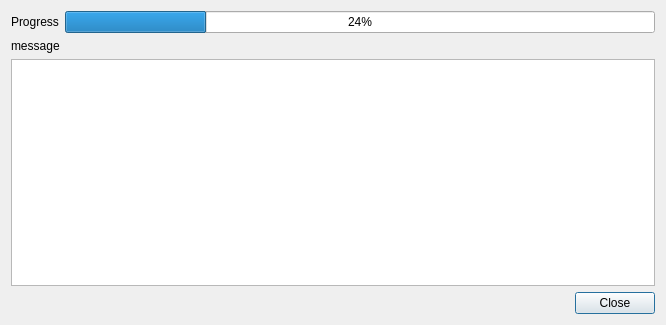
<?xml version="1.0" encoding="UTF-8"?>
<ui version="4.0">
 <class>CalibrationDialog</class>
 <widget class="QDialog" name="CalibrationDialog">
  <property name="windowModality">
   <enum>Qt::WindowModal</enum>
  </property>
  <property name="geometry">
   <rect>
    <x>0</x>
    <y>0</y>
    <width>666</width>
    <height>325</height>
   </rect>
  </property>
  <property name="windowTitle">
   <string>Progress</string>
  </property>
  <layout class="QVBoxLayout" name="verticalLayout">
   <item>
    <layout class="QHBoxLayout" name="horizontalLayout_2">
     <item>
      <widget class="QLabel" name="progress_label">
       <property name="text">
        <string>Progress</string>
       </property>
      </widget>
     </item>
     <item>
      <widget class="QProgressBar" name="progress_bar">
       <property name="value">
        <number>24</number>
       </property>
      </widget>
     </item>
    </layout>
   </item>
   <item>
    <widget class="QLabel" name="current_message_label">
     <property name="text">
      <string>message</string>
     </property>
    </widget>
   </item>
   <item>
    <widget class="QTextEdit" name="message_text">
     <property name="readOnly">
      <bool>true</bool>
     </property>
    </widget>
   </item>
   <item>
    <layout class="QHBoxLayout" name="horizontalLayout">
     <item>
      <spacer name="horizontalSpacer">
       <property name="orientation">
        <enum>Qt::Horizontal</enum>
       </property>
       <property name="sizeHint" stdset="0">
        <size>
         <width>40</width>
         <height>20</height>
        </size>
       </property>
      </spacer>
     </item>
     <item>
      <widget class="QPushButton" name="close_cancel_button">
       <property name="text">
        <string>Close</string>
       </property>
      </widget>
     </item>
    </layout>
   </item>
  </layout>
 </widget>
 <resources/>
 <connections/>
</ui>
